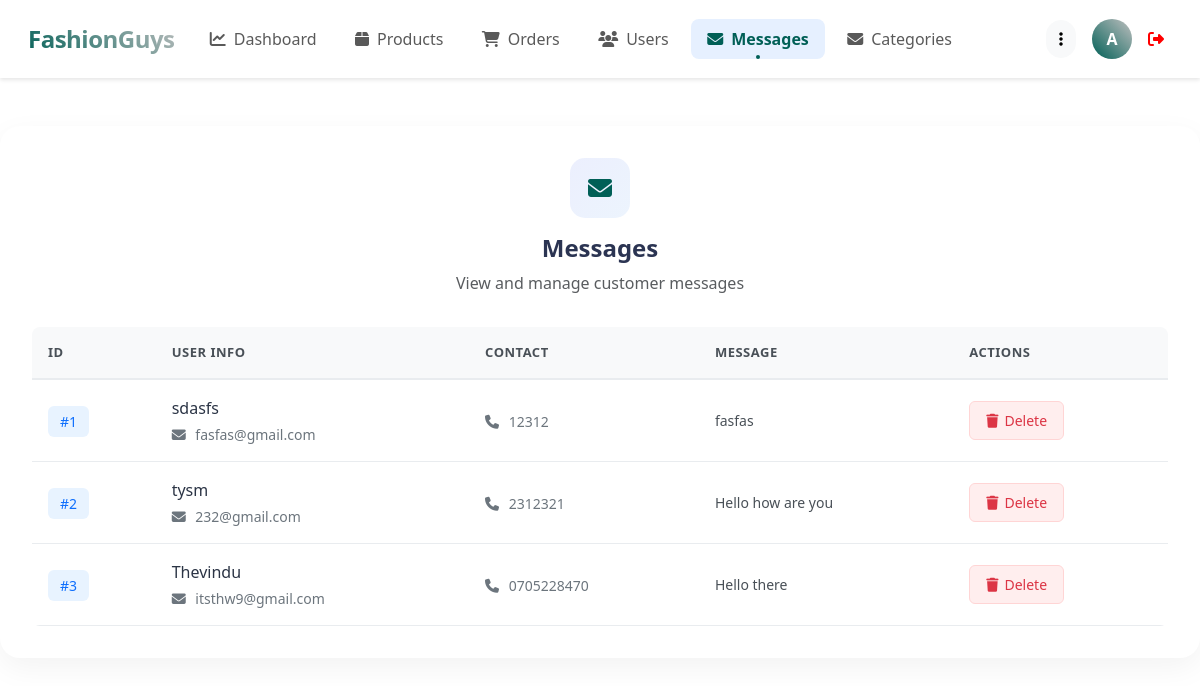
The page /admin/messages.php (signed in) on the database its author committed.
### tables this page shows
CREATE TABLE `messages` (
  `id` int(100) NOT NULL,
  `user_id` int(100) NOT NULL,
  `name` varchar(100) NOT NULL,
  `email` varchar(100) NOT NULL,
  `number` varchar(12) NOT NULL,
  `message` varchar(500) NOT NULL
);

### admin/messages.php (the view, shortened to what this page needs)
<?php
include '../components/connect.php';
?>
<!DOCTYPE html>
<html lang="en">
<head>
   <link href="https://cdn.jsdelivr.net/npm/bootstrap@5.3.0/dist/css/bootstrap.min.css" rel="stylesheet">
   <link rel="stylesheet" href="https://cdnjs.cloudflare.com/ajax/libs/font-awesome/6.1.1/css/all.min.css">
</head>
<body>
<?php include '../components/admin_header_other.php'; ?>
<section class="show-messages mt-5">
    <div class="content-card">
        <div class="card-header">
            <div class="header-icon">
                <i class="fas fa-envelope"></i>
            </div>
            <h2 class="header-title">Messages</h2>
            <p class="text-muted">View and manage customer messages</p>
        </div>
        <div class="table-container">
            <?php
            $select_messages = $conn->prepare("SELECT * FROM `messages`");
            $select_messages->execute();
            if($select_messages->rowCount() > 0){
            ?>
            <table class="modern-table">
                <thead>
                    <tr>
                        <th>ID</th>
                        <th>User Info</th>
                        <th>Contact</th>
                        <th>Message</th>
                        <th>Actions</th>
                    </tr>
                </thead>
                <tbody>
                    <?php
                    $row_number = 1;
                    while($fetch_message = $select_messages->fetch(PDO::FETCH_ASSOC)){
                    ?>
                    <tr>
                        <td>
                            <span class="id-badge">#<?= $row_number++; ?></span>
                        </td>
                        <td>
                            <div class="user-details">
                                <span class="user-name"><?= $fetch_message['name']; ?></span>
                                <span class="user-email">
                                    <i class="fas fa-envelope"></i> <?= $fetch_message['email']; ?>
                                </span>
                            </div>
                        </td>
                        <td>
                            <span class="user-contact">
                                <i class="fas fa-phone"></i> <?= $fetch_message['number']; ?>
                            </span>
                        </td>
                        <td>
                            <div class="message-content">
                                <?= $fetch_message['message']; ?>
                            </div>
                        </td>
                        <td>
                            <div class="action-buttons">
                                <a href="messages.php?delete=<?= $fetch_message['id']; ?>"
                                   onclick="return confirm('Are you sure you want to delete this message? This action cannot be undone.');"
                                   class="btn-delete">
                                    <i class="fas fa-trash"></i> Delete
                                </a>
                            </div>
                        </td>
                    </tr>
                    <?php } ?>
                </tbody>
            </table>
            <?php } ?>
        </div>
    </div>
</section>
</body>
</html>

### components/admin_header_other.php (shortened to what this page needs)
<nav class="navbar navbar-expand-lg modern-navbar sticky-top">
    <div class="container-fluid">
        <a class="navbar-brand" href="../admin/dashboard.php">
            FashionGuys
        </a>
        <div class="collapse navbar-collapse" id="navbarContent">
            <ul class="navbar-nav me-auto mb-2 mb-lg-0">
                <li class="nav-item">
                    <a class="nav-link <?= basename($_SERVER['PHP_SELF']) == 'dashboard.php' ? 'active' : ''; ?>"
                       href="../admin/dashboard.php">
                        <i class="fas fa-chart-line me-2"></i>Dashboard
                    </a>
                </li>
                <li class="nav-item">
                    <a class="nav-link <?= basename($_SERVER['PHP_SELF']) == 'products.php' ? 'active' : ''; ?>"
                       href="../admin/products.php">
                        <i class="fas fa-box me-2"></i>Products
                    </a>
                </li>
                <li class="nav-item">
                    <a class="nav-link <?= basename($_SERVER['PHP_SELF']) == 'orders.php' ? 'active' : ''; ?>"
                       href="../admin/orders.php">
                        <i class="fas fa-shopping-cart me-2"></i>Orders
                    </a>
                </li>
                <li class="nav-item">
                    <a class="nav-link <?= basename($_SERVER['PHP_SELF']) == 'users.php' ? 'active' : ''; ?>"
                       href="../admin/users.php">
                        <i class="fas fa-users me-2"></i>Users
                    </a>
                </li>
                <li class="nav-item">
                    <a class="nav-link <?= basename($_SERVER['PHP_SELF']) == 'messages.php' ? 'active' : ''; ?>"
                       href="../admin/messages.php">
                        <i class="fas fa-envelope me-2"></i>Messages
                    </a>
                </li>
                <li class="nav-item">
                    <a class="nav-link <?= basename($_SERVER['PHP_SELF']) == 'categories.php' ? 'active' : ''; ?>"
                       href="../admin/categories.php">
                        <i class="fas fa-envelope me-2"></i>Categories
                    </a>
                </li>
            </ul>
            <?php
                $select_profile = $conn->prepare("SELECT * FROM `admins` WHERE id = ?");
                $select_profile->execute([$admin_id]);
                $fetch_profile = $select_profile->fetch(PDO::FETCH_ASSOC);
            ?>
            <div class="profile-section">
                <div class="dropdown">
                    <button class="btn btn-light rounded-pill" data-bs-toggle="dropdown">
                        <i class="fas fa-ellipsis-v"></i>
                    </button>
                </div>
                <div class="dropdown">
                    <div class="profile-image" role="button" data-bs-toggle="dropdown">
                        <?= strtoupper(substr($fetch_profile['name'], 0, 1)); ?>
                    </div>
                </div>
                <a href="../components/admin_logout.php"
                   class=""
                   style="text-decoration: none; color: red;"
                   onclick="return confirm('Are you sure you want to logout?');">
                    <i class="fas fa-sign-out-alt me-2"></i>
                </a>
            </div>
        </div>
    </div>
</nav>

### components/admin_header_other.php (style rules this page uses)
:root { --primary-color: #005F56; --secondary-color: #4169E1; --accent-color: #C0C0C0; }
.modern-navbar { background: white; padding: 1rem; box-shadow: 0 2px 15px rgba(0,0,0,0.05); }
.navbar-brand { font-size: 1.5rem; font-weight: 700; background: linear-gradient(45deg, var(--primary-color), var(--accent-color)); -webkit-background-clip: text; -webkit-text-fill-color: transparent; letter-spacing: -0.5px; }
.nav-link { position: relative; padding: 0.5rem 1rem !important; margin: 0 0.2rem; border-radius: 8px; transition: all 0.3s ease; }
.nav-link.active { background: rgba(67, 97, 238, 0.1); color: var(--primary-color) !important; font-weight: 600; }
.nav-link.active::after { content: ''; position: absolute; bottom: 0; left: 50%; transform: translateX(-50%); width: 4px; height: 4px; border-radius: 50%; background-color: var(--primary-color); }
.profile-section { display: flex; align-items: center; gap: 1rem; }
.profile-image { width: 40px; height: 40px; border-radius: 10px; background: linear-gradient(45deg, var(--primary-color), var(--accent-color)); display: flex; align-items: center; justify-content: center; color: white; font-weight: 600; }
.modern-navbar { background-color: #fff; box-shadow: 0 2px 4px rgba(0,0,0,0.1); }
.profile-image { width: 40px; height: 40px; background-color: #0d6efd; color: white; border-radius: 50%; display: flex; align-items: center; justify-content: center; font-weight: bold; cursor: pointer; }
.nav-link { padding: 0.5rem 1rem; border-radius: 0.5rem; transition: all 0.3s; }
.nav-link:hover, .nav-link.active { background-color: rgba(13, 110, 253, 0.1); color: #0d6efd; }

### admin/messages.php (style rules this page uses)
:root { --primary-color: #005F56; --secondary-color: #3f37c9; --accent-color: #C0C0C0; --success-color: #2ecc71; --danger-color: #dc3545; --warning-color: #f39c12; }
.content-card { background: white; border-radius: 20px; padding: 2rem; box-shadow: 0 10px 30px rgba(0, 0, 0, 0.05); margin: 2rem auto; max-width: 1200px; }
.card-header { text-align: center; margin-bottom: 2rem; }
.header-icon { width: 60px; height: 60px; border-radius: 15px; background: linear-gradient(135deg, rgba(67, 97, 238, 0.1), rgba(72, 149, 239, 0.1)); color: var(--primary-color); display: flex; align-items: center; justify-content: center; font-size: 1.5rem; margin: 0 auto 1rem; }
.header-title { font-size: 1.5rem; font-weight: 700; color: #2b3452; margin-bottom: 0.5rem; }
.table-container { overflow-x: auto; border-radius: 8px; background: white; }
.modern-table { width: 100%; border-collapse: collapse; margin: 0; padding: 0; background-color: white; }
.modern-table thead tr { background-color: #f8f9fa; border-bottom: 2px solid #e9ecef; }
.modern-table th { padding: 16px; text-align: left; font-weight: 600; color: #495057; text-transform: uppercase; font-size: 13px; letter-spacing: 0.5px; }
.modern-table td { padding: 16px; vertical-align: middle; border-bottom: 1px solid #e9ecef; }
.id-badge { background: #e8f3ff; color: #0d6efd; padding: 6px 12px; border-radius: 6px; font-weight: 500; font-size: 14px; }
.user-details { display: flex; flex-direction: column; gap: 4px; }
.user-name { font-weight: 500; color: #2b3445; }
.user-contact, .user-email { font-size: 14px; color: #6c757d; }
.user-contact i, .user-email i { width: 16px; margin-right: 4px; }
.message-content { font-size: 14px; color: #495057; max-width: 300px; white-space: nowrap; overflow: hidden; text-overflow: ellipsis; }
.action-buttons { display: flex; gap: 8px; }
.btn-delete { padding: 8px 16px; border-radius: 6px; text-decoration: none; font-size: 14px; font-weight: 500; display: inline-flex; align-items: center; gap: 6px; background: #ffeeee; color: #dc3545; border: 1px solid #ffd5d5; transition: all 0.2s; }

### rows shown on the page
messages: name "sdasfs", email "fasfas@gmail.com", number "12312", message "fasfas"
messages: name "tysm", email "232@gmail.com", number "2312321", message "Hello how are you"
messages: name "Thevindu", email "itsthw9@gmail.com", number "0705228470", message "Hello there"

### other values the page prints
substr($fetch_profile['name'], 0, 1) "A"
